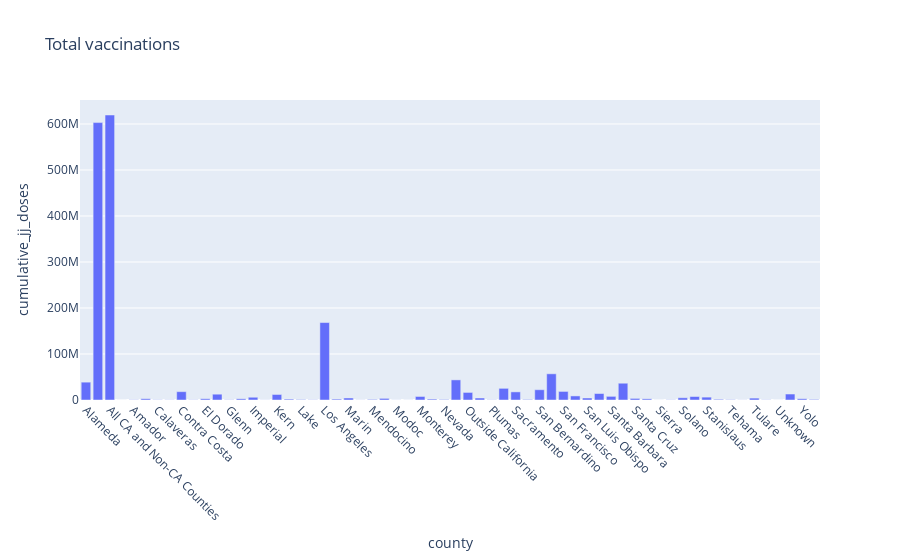

Notebook source saved alongside this figure:
### Code cell
#total number of various vacinnes per county

fig = px.bar(county, x = county.index, y = "cumulative_jj_doses",title ="Total vaccinations")
fig.update_xaxes(tickangle=45)
fig.show()

### Figure 1 — Plotly figure (JSON) as saved in the notebook; plotly's stock layout.template omitted (floating-point values rounded to 4 significant figures)
{"data": [{"alignmentgroup": "True", "hovertemplate": "county=%{x}<br>cumulative_jj_doses=%{y}<extra></extra>", "legendgroup": "", "marker": {"color": "#636efa", "pattern": {"shape": ""}}, "name": "", "offsetgroup": "", "orientation": "v", "showlegend": false, "textposition": "auto", "type": "bar", "x": ["Alameda", "All CA Counties", "All CA and Non-CA Counties", "Alpine", "Amador", "Butte", "Calaveras", "Colusa", "Contra Costa", "Del Norte", "El Dorado", "Fresno", "Glenn", "Humboldt", "Imperial", "Inyo", "Kern", "Kings", "Lake", "Lassen", "Los Angeles", "Madera", "Marin", "Mariposa", "Mendocino", "Merced", "Modoc", "Mono", "Monterey", "Napa", "Nevada", "Orange", "Outside California", "Placer", "Plumas", "Riverside", "Sacramento", "San Benito", "San Bernardino", "San Diego", "San Francisco", "San Joaquin", "San Luis Obispo", "San Mateo", "Santa Barbara", "Santa Clara", "Santa Cruz", "Shasta", "Sierra", "Siskiyou", "Solano", "Sonoma", "Stanislaus", "Sutter", "Tehama", "Trinity", "Tulare", "Tuolumne", "Unknown", "Ventura", "Yolo", "Yuba"], "xaxis": "x", "y": [38808958, 603040384, 619548953, 2532, 477797, 2784749, 458820, 338244, 18103537, 415936, 2737609, 12630448, 473714, 2619385, 5967939, 199637, 12004587, 1906200, 963981, 438544, 168347830, 1955225, 4365893, 216135, 1248056, 3505838, 149988, 117351, 7657608, 1976227, 1109904, 43707428, 16446920, 4320465, 411331, 25356974, 17651585, 1127251, 22345112, 56958252, 18638863, 8849517, 4354427, 14054453, 7936168, 36481208, 3454514, 2551381, 17392, 404055, 4842770, 7532628, 6241821, 1494639, 646340, 228188, 4101051, 407017, 61649, 12972731, 2731198, 1238953], "yaxis": "y"}], "layout": {"barmode": "relative", "legend": {"tracegroupgap": 0}, "title": {"text": "Total vaccinations"}, "xaxis": {"anchor": "y", "domain": [0, 1], "tickangle": 45, "title": {"text": "county"}}, "yaxis": {"anchor": "x", "domain": [0, 1], "title": {"text": "cumulative_jj_doses"}}}}
